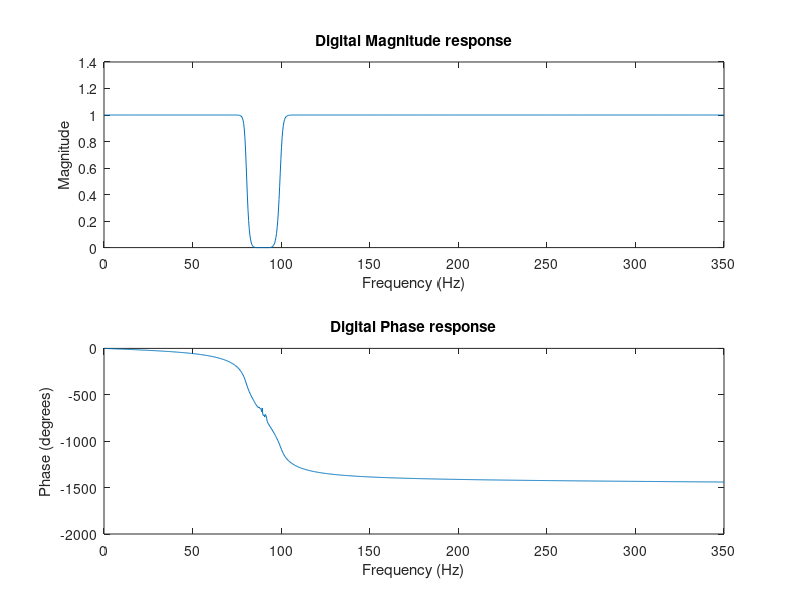

This figure's MATLAB source:

clc; clear all; close all;

fs = 700;        


[b,a] = butter(8, [80 100]/(fs/2), 'stop');  

f = linspace(0, fs/2, 1000).';    % frequency axis in Hz
[h,wout] = freqz(b,a,f,fs);    

figure;
subplot(2,1,1);
plot(wout, abs(h));
xlabel('Frequency (Hz)');
ylabel('Magnitude');
title('Digital Magnitude response');

subplot(2,1,2);
plot(wout, unwrap(angle(h))*180/pi);
xlabel('Frequency (Hz)');
ylabel('Phase (degrees)');
title('Digital Phase response');
